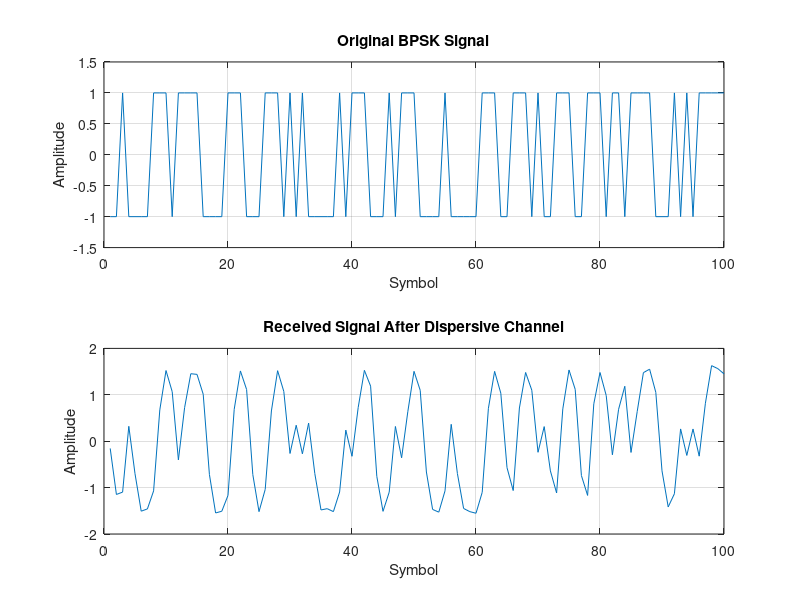
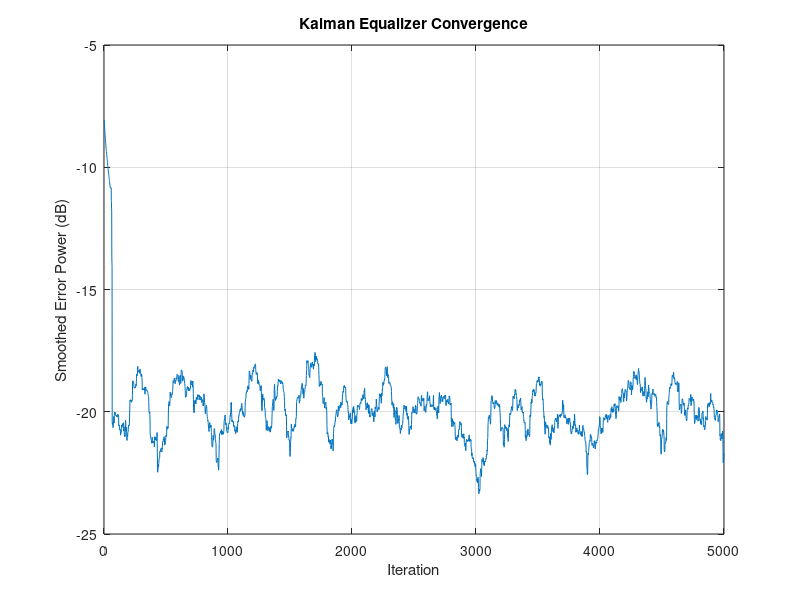
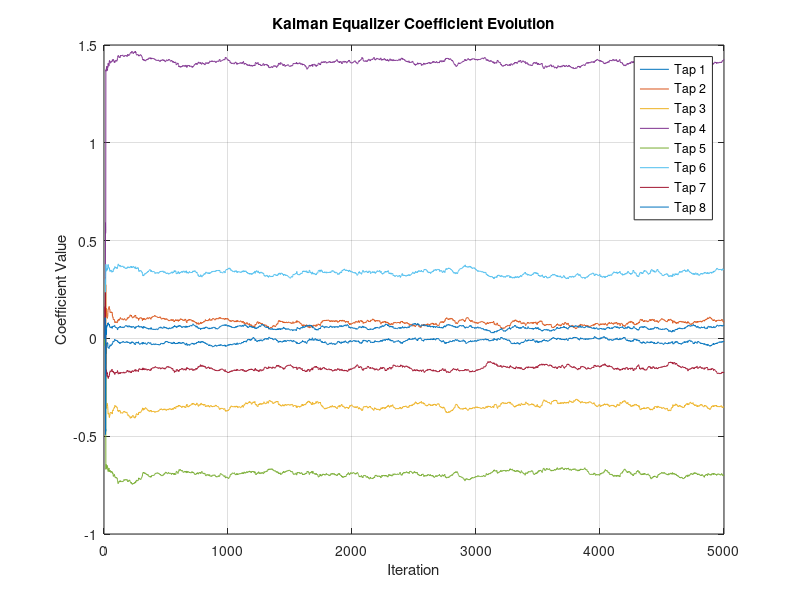
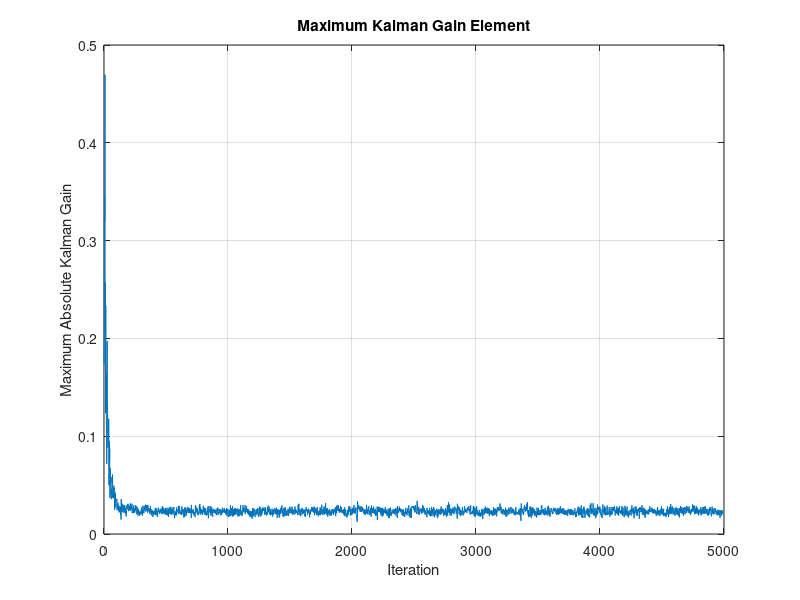

Write the MATLAB code that produced these figures, in order.
% ------------------------------------------------------------------------
% Authors: Aaron L. Beverlin, James L. Breithaupt, Matthew F. Milano
% Date: 7/29/26
% Course: EE 553 - Topics in Digital Signal Processing
% Assignment: Midterm Project 2
% Topic: Kalman Filter Applications in Adaptive Equalization 
%        for High-Speed Channels
% Topic Focus: Restoring optical signals that undergo distortion effects
%              caused by fiber optics using adaptive equalization
%              and Kalman Filtering.
% ------------------------------------------------------------------------

clearvars;
clc;
close all;

%% System parameters
N = 5000;                 % Number of transmitted symbols
SNR = 25;                 % Channel SNR in dB
h = [0.2 0.9 0.4];        % Dispersive ISI channel impulse response
L = 8;                    % Number of adaptive equalizer taps
delay = 4;                % Equalizer decision delay

%% Binary Phase Shift Keying (BPSK) signal generation
% bit 0 -> -1
% bit 1 -> +1
bits = randi([0 1], N, 1);
x = 2*bits - 1;

% Channel model (Fiber channel with inter-symbol interference (ISI))
channel_output = filter(h, 1, x);

% Additive White Gaussian Noise (AWGN)
r = awgn(channel_output, SNR, 'measured');

%% Estimate channel noise variance
signalPower = mean(channel_output.^2);
noiseVariance = signalPower / (10^(SNR/10));

%% Kalman equalizer initialization

% State vector:
w = zeros(L, 1);

% State transition matrix
% The equalizer coefficients are assumed to change slowly.
F = eye(L);

% Initial state-estimation covariance
P = 10 * eye(L);

% Process-noise covariance
% Increasing this allows the equalizer to track faster channel changes.
% Q = 1e-4 * eye(L);
% Q = 1e-5 * eye(L);
Q = 1e-6 * eye(L);

% Measurement-noise covariance
R = max(noiseVariance, 1e-8);

% Identity matrix used in covariance update
I_L = eye(L);

%% Storage variables
y = zeros(N, 1);          % Equalizer output
e = zeros(N, 1);          % Kalman innovation/error
w_values = zeros(L, N);   % Equalizer coefficient history
P_trace = zeros(N, 1);    % Total coefficient uncertainty
gainMax = zeros(N, 1);    % Kalman gain maximum

%% Kalman adaptive equalization
for n = max(L, delay + 1):N

    % Most recent received samples
    u = r(n:-1:n-L+1);

    % Measurement matrix
    %
    % d(n) = H*w(n) + measurement noise
    H = u.';

    %% Prediction step

    % Predict equalizer coefficients
    w_predicted = F * w;

    % Predict coefficient covariance
    P_predicted = F * P * F.' + Q;

    %% Equalizer output

    % Output using predicted equalizer coefficients
    y(n) = H * w_predicted;

    % Known desired BPSK symbol
    d = x(n-delay);

    % Innovation or prediction error
    e(n) = d - y(n);

    %% Measurement update

    % Innovation covariance
    innovationVariance = H * P_predicted * H.' + R;

    % Kalman gain
    K = (P_predicted * H.') / innovationVariance;

    % Store Kalman gain magnitude
    gainMax(n) = max(abs(K));

    % Update equalizer tap coefficients
    w = w_predicted + K * e(n);

    % Covariance update
    covarianceUpdate = I_L - K * H;

    P = covarianceUpdate * P_predicted * covarianceUpdate.' ...
        + K * R * K.';

    % Remove small numerical asymmetry
    P = (P + P.') / 2;

    % Store results
    w_values(:, n) = w;
    P_trace(n) = trace(P);

end

%% Symbol detection and analysis

% Decisions before equalization
received = ones(size(r));
received(r < 0) = -1;

% Decisions after equalization
detected = ones(size(y));
detected(y < 0) = -1;


% BER calculation
start_idx = 1000;      % Ignore adaptation period

% BER before equalization
numErr_Before = sum(received(start_idx:end) ~= x(start_idx:end));
BER_Before = numErr_Before/length(received(start_idx:end));

% BER after equalization
detectedComparison = detected(start_idx:end);
originalAfter = x(start_idx-delay:end-delay);

numErr_After = sum(detectedComparison ~= originalAfter);
BER_After = numErr_After / length(detectedComparison);

fprintf('Bit Errors Before = %d\n', numErr_Before);
fprintf('BER Before Equalization = %.6f\n', BER_Before);

fprintf('Bit Errors After = %d\n', numErr_After);
fprintf('BER After Equalization = %.6f\n', BER_After);

fprintf('\nFinal equalizer coefficients:\n');
disp(w.');

%% Plotting
% Plot 1: Original and received signals
figure(1);

subplot(2,1,1);
plot(x(1:100));
title('Original BPSK Signal');
xlabel('Symbol');
ylabel('Amplitude');
ylim([-1.5 1.5]);
grid on;

subplot(2,1,2);
plot(r(1:100));
title('Received Signal After Dispersive Channel');
xlabel('Symbol');
ylabel('Amplitude');
grid on;

% Plot 2: Kalman convergence
figure(2);

mse_smooth = movmean(e.^2, 100);
plot(10*log10(mse_smooth + eps));
title('Kalman Equalizer Convergence');
xlabel('Iteration');
ylabel('Smoothed Error Power (dB)');
grid on;

% Plot 3: Equalizer coefficients over time
figure(3);

plot(w_values.');
title('Kalman Equalizer Coefficient Evolution');
xlabel('Iteration');
ylabel('Coefficient Value');
grid on;

legend('Tap 1', 'Tap 2', 'Tap 3', 'Tap 4', ...
       'Tap 5', 'Tap 6', 'Tap 7', 'Tap 8', ...
       'Location', 'best');

% Plot 4: Maximum absolute Kalman gain vs. iteration
figure(4);

plot(gainMax(max(L, delay+1):end));
title('Maximum Kalman Gain Element');
xlabel('Iteration');
ylabel('Maximum Absolute Kalman Gain');
grid on;

% Plot 5: Received and equalized signals
figure(5);

subplot(2,1,1);
plot(r(1:200));
title('Received Signal');
xlabel('Symbol');
ylabel('Amplitude');
grid on;

subplot(2,1,2);
plot(y(1:200));
title('Kalman Equalized Signal');
xlabel('Symbol');
ylabel('Amplitude');
grid on;

% Plot 6: Received signal constellation
figure(6);

scatter(real(r(start_idx:end)), ...
        zeros(length(r(start_idx:end)),1), '.');

title('Received BPSK Constellation');
xlabel('In-Phase');
ylabel('Quadrature');
grid on;

% Plot 7: Equalized signal constellation
figure(7);

scatter(real(y(start_idx:end)), ...
        zeros(length(y(start_idx:end)),1), '.');

title('Kalman Equalized BPSK Constellation');
xlabel('In-Phase');
ylabel('Quadrature');
grid on;

% Plot 8: Eye diagram before equalization
eyediagram(r(start_idx:end), 2);
title('Eye Diagram Before Equalization');

% Plot 9: Eye diagram after equalization
eyediagram(y(start_idx:end), 2);
title('Eye Diagram After Kalman Equalization');

% Plot 10: Coefficient uncertainty
figure(10);

semilogy(P_trace(max(L, delay+1):end) + eps);
title('Kalman Coefficient Uncertainty');
xlabel('Iteration');
ylabel('Trace of P');
grid on;

% Plot 11: Combined channel-equalizer response
figure(11);

combinedResponse = conv(h, w);
ideal = zeros(size(combinedResponse));
ideal(delay+1) = 1;

stem(combinedResponse,'filled');
hold on;
stem(ideal,'r--');
title('Combined Channel and Equalizer Response');
xlabel('Sample');
ylabel('Amplitude');
grid on;
legend('Combined Response','Ideal Delayed Impulse');
